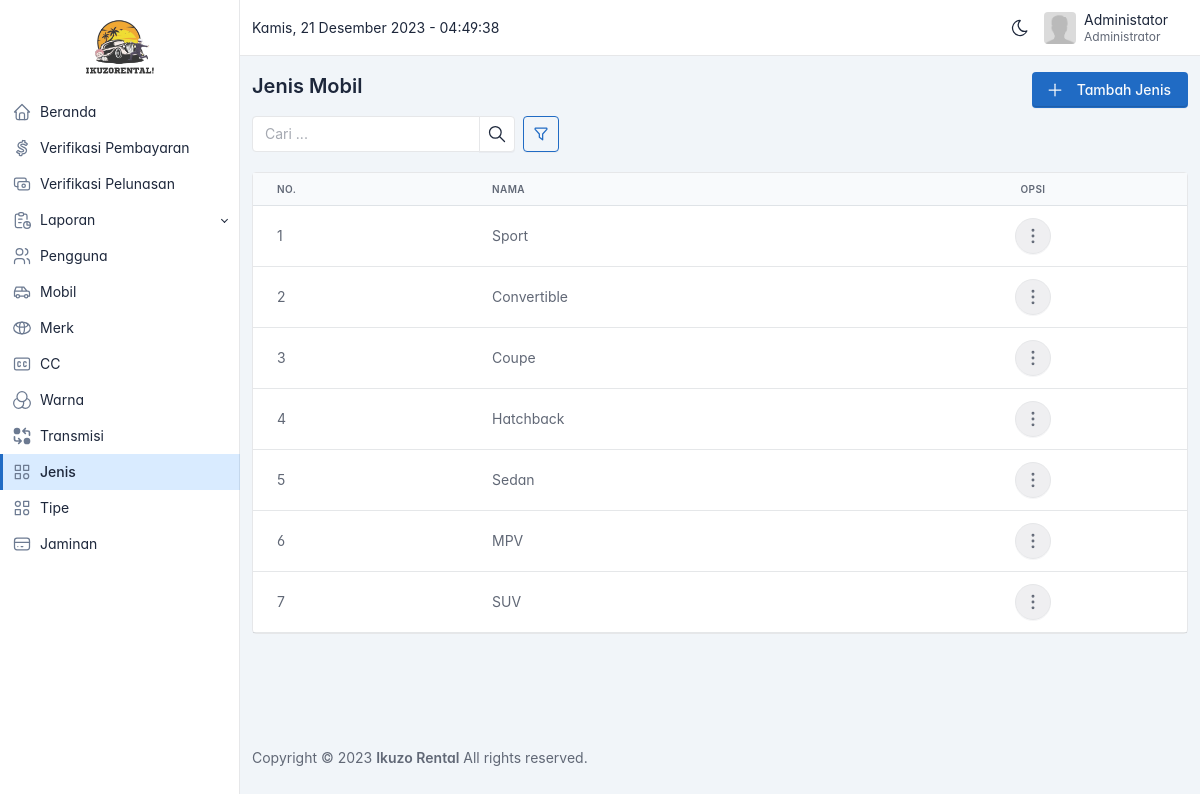
Screenshot of /admin/jenis-mobil.php (signed in) with the database file from the repository.
### tables this page shows
CREATE TABLE `jenis_mobil` (
  `id` bigint(20) UNSIGNED NOT NULL,
  `nama` varchar(255) NOT NULL
);

### admin/jenis-mobil.php (the view, shortened to what this page needs)
<?php
include('partials/header.php');
$sortables = [
  'nama' => 'Nama',
];
$query = "SELECT * FROM jenis_mobil WHERE nama != 'Lainnya'";
if (isParamsExist(['sortby'])) {
  if (!array_key_exists($_GET['sortby'], $sortables)) {
    $_GET['sortby'] = 'id';
  } else {
    $sortby = $_GET['sortby'];
  }
  $order = getValidOrder($_GET['order'] ?? 'ASC');
  $query .= " ORDER BY $sortby $order";
} else {
  $query .= " ORDER BY id DESC";
}
$result = $conn->query($query);
$jenis = $result->fetch_all(MYSQLI_ASSOC);
?>
<div class="page-header d-print-none mt-2">
  <div class="container-xl">
    <div class="row g-2 align-items-center">
      <div class="col">
        <h3 class="page-title">
          Jenis Mobil
        </h3>
      </div>
      <div class="col-auto ms-auto d-print-none mt-3">
        <div class="btn-list d-flex">
          <a href="tambah-jenis-mobil.php" class="btn btn-primary d-none d-sm-inline-block" id="btnAdd">
            Tambah Jenis
          </a>
        </div>
      </div>
    </div>
    <div class="row g-2 align-items-center">
      <div class="col col-sm-8 col-md-6 col-xl-4 mt-3 d-flex">
        <div class="input-group me-2">
          <input type="text" class="form-control" placeholder="Cari ..." id="inputSearch" value="<?= $_GET['q'] ?? '' ?>">
          <button class="btn btn-icon" type="button" id="btnSearch">
          </button>
        </div>
        <a href="#" class="btn btn-outline-primary btn-icon" data-bs-toggle="modal" data-bs-target="#modal-option">
        </a>
      </div>
    </div>
  </div>
</div>
<div class="page-body">
  <div class="container-xl">
    <div class="row">
      <div class="col">
        <div class="card">
          <div class="table-responsive">
            <table class="table card-table table-vcenter text-nowrap datatable">
              <thead>
                <tr>
                  <th>No.</th>
                  <th>Nama</th>
                  <th class="text-center">Opsi</th>
                </tr>
              </thead>
              <tbody>
                <?php foreach ($jenis as $index => $item) : ?>
                  <tr class="text-muted">
                    <td>
                      <?= $index + 1 ?>
                    </td>
                    <td>
                      <span <?= add_title_tooltip($item['nama'], 24) ?>>
                        <?= mb_strimwidth($item['nama'], 0, 24, '...') ?>
                      </span>
                    </td>
                    <td>
                      <div class="d-flex justify-content-center">
                        <button class="btn btn-icon btn-pill bg-muted-lt" data-bs-toggle="dropdown" aria-expanded="false" title="Lainnya">
                        </button>
                      </div>
                    </td>
                  </tr>
                <?php endforeach ?>
              </tbody>
            </table>
          </div>
        </div>
      </div>
    </div>
  </div>
</div>
<?php include('partials/footer.php') ?>

### admin/partials/header.php (style rules this page uses)
body { font-feature-settings: "cv03", "cv04", "cv11"; }

### rows the page displays
jenis_mobil: nama "Sport"
jenis_mobil: nama "Convertible"
jenis_mobil: nama "Coupe"
jenis_mobil: nama "Hatchback"
jenis_mobil: nama "Sedan"
jenis_mobil: nama "MPV"
jenis_mobil: nama "SUV"

### other values shown
mb_strimwidth($_SESSION['user']['nama'], 0, 24, '...') "Administator"
$_SESSION['user']['role'] "Administrator"
